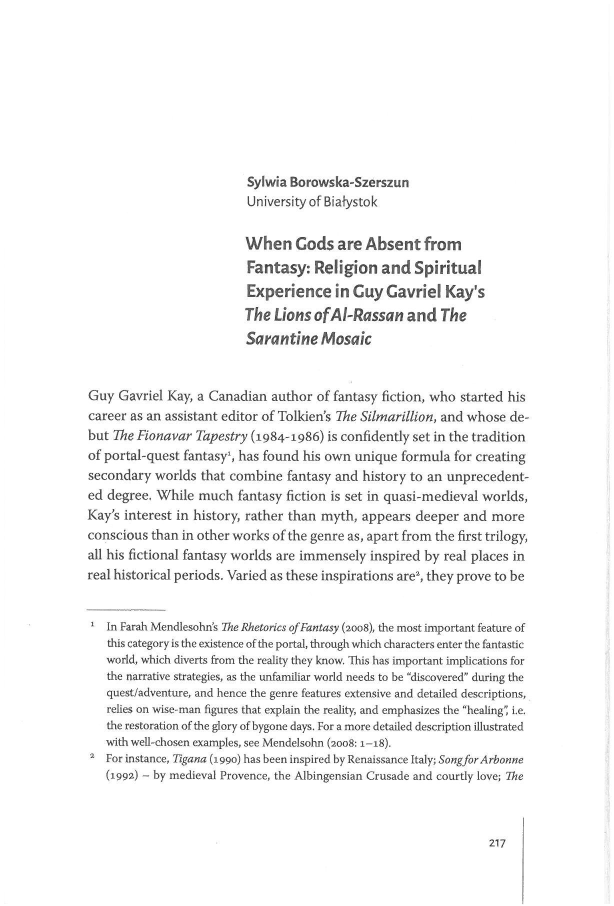
#> input picture prose-research/sweep/kayacad/gods-img/p02_2_JI3a.jpg, 1228 x 1811 px, given in place of p02_2_JI3a.jpg.png, which was not available (shown at 1/2 size)
$ python HFM1-grid.py ../prose-research/sweep/kayacad/gods-img/p02_2_JI3a.jpg
#> lines starting #> are read from the running program, lines starting #| are printed output that depends on the picture; pictures that were not available may be replaced by others from this repository, and a replacement may not be noted
#!/usr/bin/env python3
"""Overlay a labelled decile grid on a downsampled plate so window fractions can be
read off directly. Eye-bounds set on these images are [E] by definition (atlas §2.8.3)."""
import sys, os
from PIL import Image, ImageDraw
HERE=os.path.dirname(os.path.abspath(__file__))
CORPUS=os.path.dirname(HERE)
OUT=os.path.join(HERE,"HFM1-grid")
os.makedirs(OUT,exist_ok=True)
W=1000
for stem in sys.argv[1:]:
    src=os.path.join(CORPUS,"plates","%s.png"%stem)
    im=Image.open(src).convert("RGB")
    w,h=im.size; H=int(round(h*W/w))
#> after `w, h = im.size`: w = 1228; h = 1811
#> after `H = int(round(h * W / w))`: H = 1475
    im=im.resize((W,H), Image.BILINEAR)
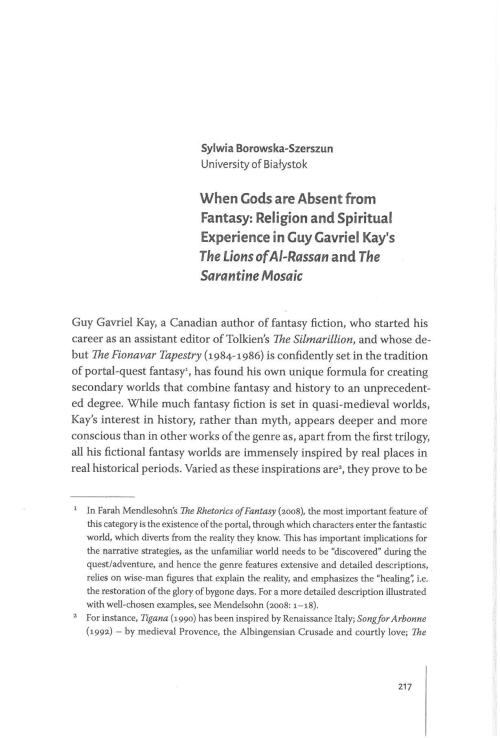
#> im: PIL image 1000x1475 RGB (shown at 1/2 size); min 25, max 255, mean 244.8
    d=ImageDraw.Draw(im)
    for i in range(1,10):
        x=int(W*i/10.0); d.line([(x,0),(x,H)], fill=(255,0,0), width=1)
        d.text((x+3,4), "%.1f"%(i/10.0), fill=(255,0,0))
        y=int(H*i/10.0); d.line([(0,y),(W,y)], fill=(0,90,255), width=1)
        d.text((4,y+3), "%.1f"%(i/10.0), fill=(0,90,255))
    for i in range(1,20):
        if i%2==0: continue
        x=int(W*i/20.0); d.line([(x,0),(x,10)], fill=(255,0,0)); d.line([(x,H-10),(x,H)], fill=(255,0,0))
        y=int(H*i/20.0); d.line([(0,y),(10,y)], fill=(0,90,255)); d.line([(W-10,y),(W,y)], fill=(0,90,255))
    im.save(os.path.join(OUT,"%s.jpg"%stem), quality=82)
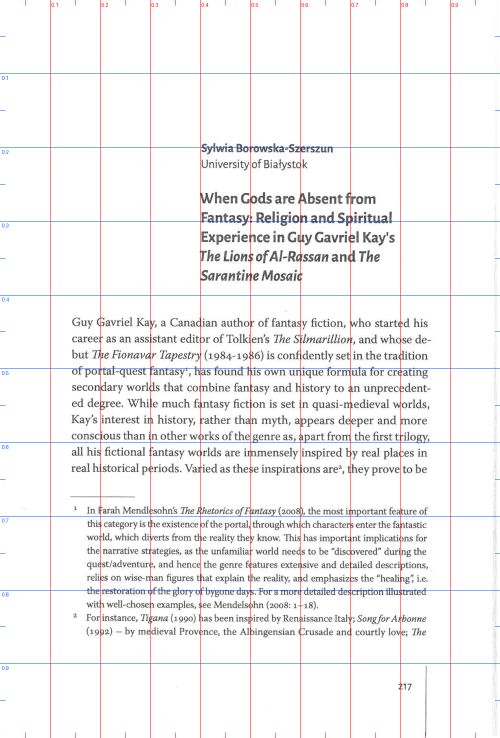
#> saved as p02_2_JI3a.jpg.jpg: PIL image 1000x1475 RGB (shown at 1/2 size); mean R, G, B 243.3, 241.5, 242.6

$ run again, on prose-research/sweep/kayacad/gods-img/p03_3_JI4a.jpg
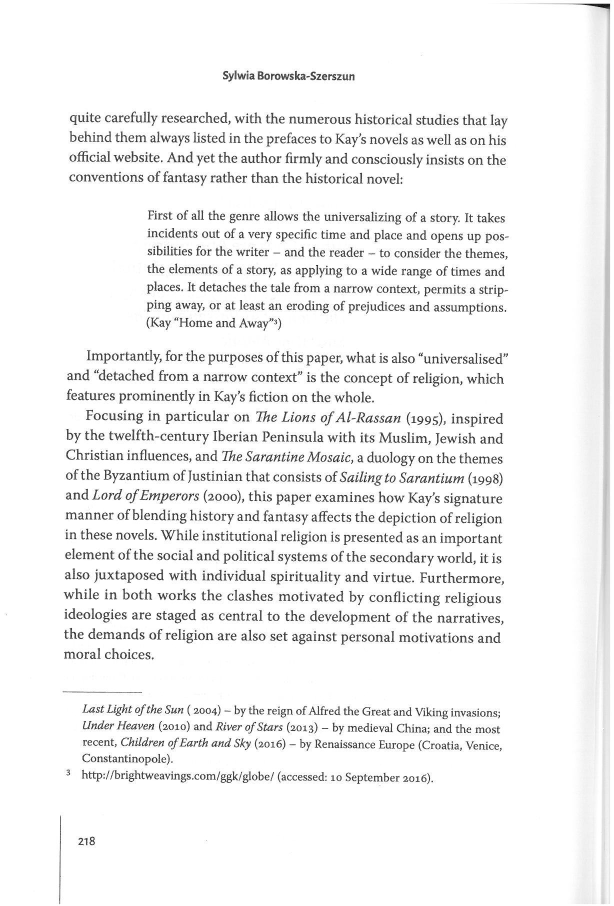
#> input picture prose-research/sweep/kayacad/gods-img/p03_3_JI4a.jpg, 1228 x 1811 px, given in place of p03_3_JI4a.jpg.png, which was not available (shown at 1/2 size)
#> `im=im.resize((W,H), Image.BILINEAR)`:
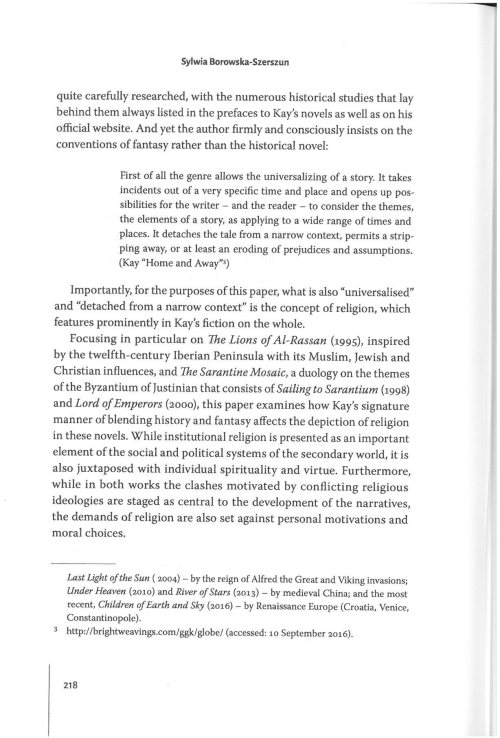
#> im: PIL image 1000x1475 RGB (shown at 1/2 size); min 10, max 255, mean 241.7
#> `im.save(os.path.join(OUT,"%s.jpg"%stem), quality=82)`:
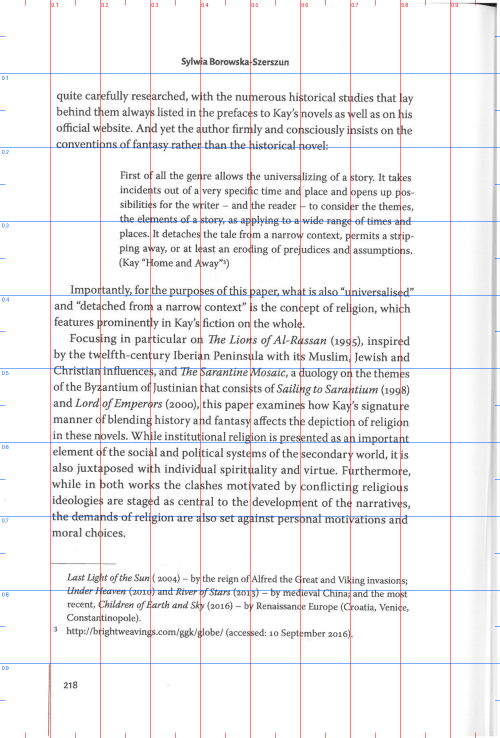
#> saved as p03_3_JI4a.jpg.jpg: PIL image 1000x1475 RGB (shown at 1/2 size); mean R, G, B 240.3, 238.5, 239.6

$ run again, on prose-research/sweep/kayacad/gods-img/p04_4_JI5a.jpg
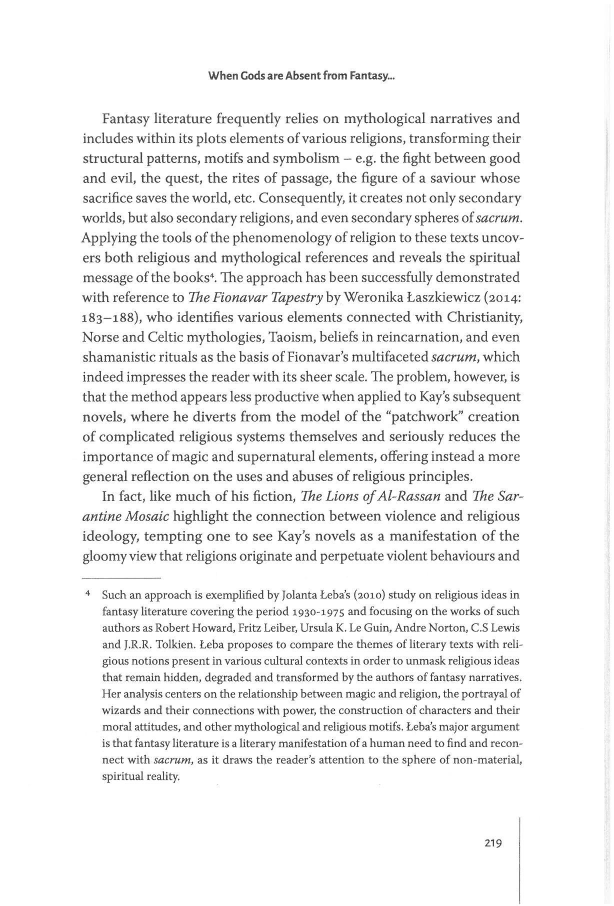
#> input picture prose-research/sweep/kayacad/gods-img/p04_4_JI5a.jpg, 1228 x 1811 px, given in place of p04_4_JI5a.jpg.png, which was not available (shown at 1/2 size)
#> `im=im.resize((W,H), Image.BILINEAR)`:
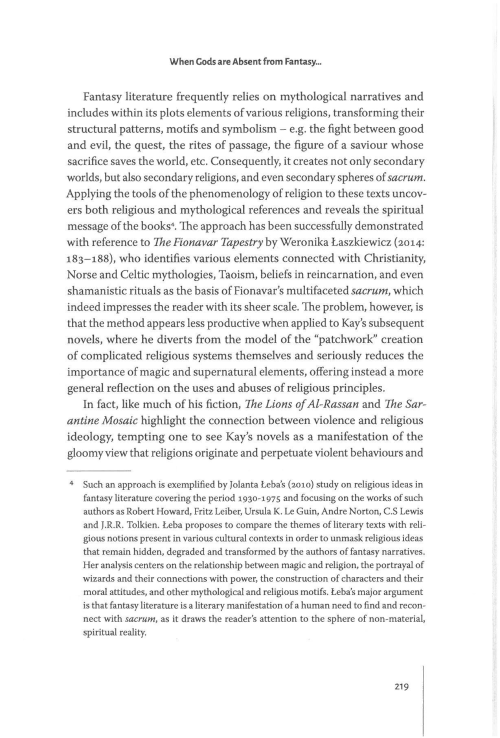
#> im: PIL image 1000x1475 RGB (shown at 1/2 size); min 19, max 255, mean 240.6
#> `im.save(os.path.join(OUT,"%s.jpg"%stem), quality=82)`:
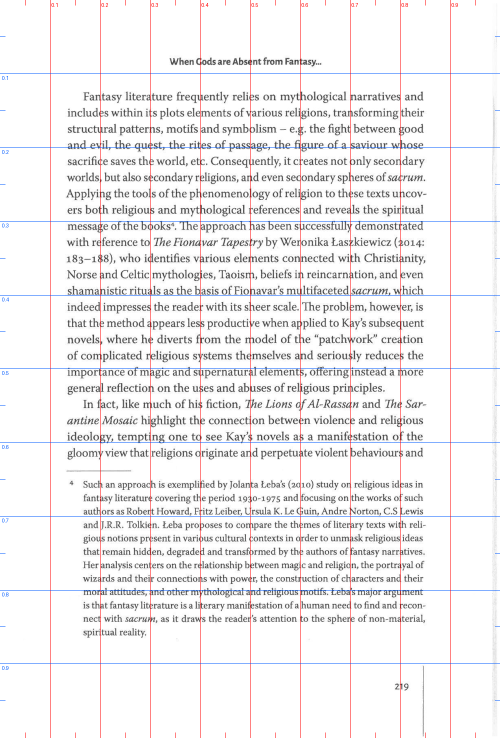
#> saved as p04_4_JI5a.jpg.jpg: PIL image 1000x1475 RGB (shown at 1/2 size); mean R, G, B 239.2, 237.4, 238.5
